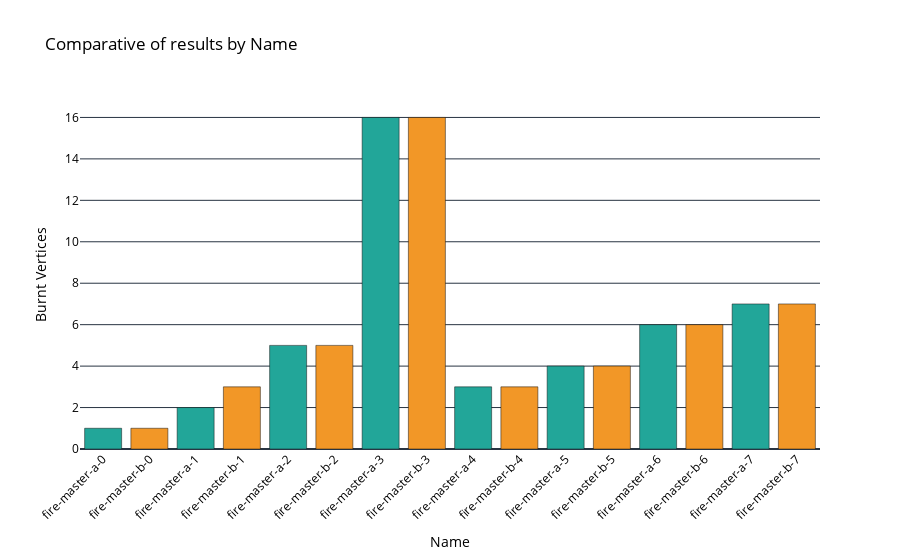

This figure's notebook cell:
### Code cell
finish_process_df = combined_data[combined_data['is_upper_bound'] == True].copy()

# Create a list of colors for each group
colors = []
for name in finish_process_df['name']:
    if '-a-' in name:
        colors.append('#22A699')
    else:
        colors.append('#F29727')

# Create the bar plot
fig = go.Figure(data=go.Bar(x=finish_process_df['name'], y=finish_process_df['objective'], marker_color=colors))

# Customize the layout
fig.update_layout(
    title='Comparative of results by Name',
    xaxis_title='Name',
    yaxis_title='Burnt Vertices',
    xaxis_tickangle=-45,
    #yaxis_type='log',  # Set y-axis to log scale
    #yaxis_tickformat=',.0f',  # Display numbers with commas as thousand separators
    plot_bgcolor='white',
    paper_bgcolor='white',
    font=dict(color='black')
)


# Save the figure as an image file
fig.write_image("MFP-of-Grid-instances-objective.png")

# Show the plot
fig.show()

### Figure 1 — Plotly figure (JSON) as saved in the notebook; plotly's stock layout.template omitted (floating-point values rounded to 4 significant figures)
{"data": [{"marker": {"color": ["#22A699", "#F29727", "#22A699", "#F29727", "#22A699", "#F29727", "#22A699", "#F29727", "#22A699", "#F29727", "#22A699", "#F29727", "#22A699", "#F29727", "#22A699", "#F29727"]}, "x": ["fire-master-a-0", "fire-master-b-0", "fire-master-a-1", "fire-master-b-1", "fire-master-a-2", "fire-master-b-2", "fire-master-a-3", "fire-master-b-3", "fire-master-a-4", "fire-master-b-4", "fire-master-a-5", "fire-master-b-5", "fire-master-a-6", "fire-master-b-6", "fire-master-a-7", "fire-master-b-7"], "y": [1.0, 1.0, 2.0, 3.0, 5.0, 5.0, 16.0, 16.0, 3.0, 3.0, 4.0, 4.0, 6.0, 6.0, 7.0, 7.0], "type": "bar"}], "layout": {"xaxis": {"title": {"text": "Name"}, "tickangle": -45}, "font": {"color": "black"}, "title": {"text": "Comparative of results by Name"}, "yaxis": {"title": {"text": "Burnt Vertices"}}, "plot_bgcolor": "white", "paper_bgcolor": "white"}}
